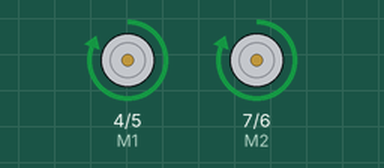
This sketch was run on a simulated Arduino Uno, built with avr-gcc and run on an emulated ATmega328P. On the bench: direction and speed pins drawn as motors (green arrow = direction pin HIGH = forward, orange = LOW = backward, longer = more drive).

Above: at 1.0 s.
At 3.0 s:
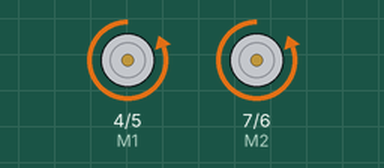
Timing chart, 0 to 5.2 s (numbered marks = the images above):
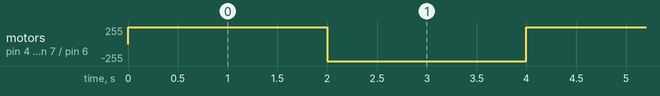

The sketch:

MotorTest.ino
```cpp
//Arduino PWM Speed Control
int E1 = 5;
int M1 = 4;
int E2 = 6;
int M2 = 7;

void setup()
{
    pinMode(M1, OUTPUT);
    pinMode(M2, OUTPUT);
}

void loop()
{
    vooruit();
    delay(2000);
    achteruit();
    delay(2000);
}

void vooruit()
{
    digitalWrite(M1, HIGH);
    digitalWrite(M2, HIGH);
    analogWrite(E1, 255);   //PWM Speed Control
    analogWrite(E2, 255);   //PWM Speed Control
}

void achteruit()
{
    digitalWrite(M1, LOW);
    digitalWrite(M2, LOW);
    analogWrite(E1, 255);   //PWM Speed Control
    analogWrite(E2, 255);   //PWM Speed Control
}
```

Measured:
- by itself, motor on pin 4 (M1) / pin 5 (E1), motor on pin 7 (M2) / pin 6 (E2): alternates forward 255/255 for 2.0 s and backward 255/255 for 2.0 s
